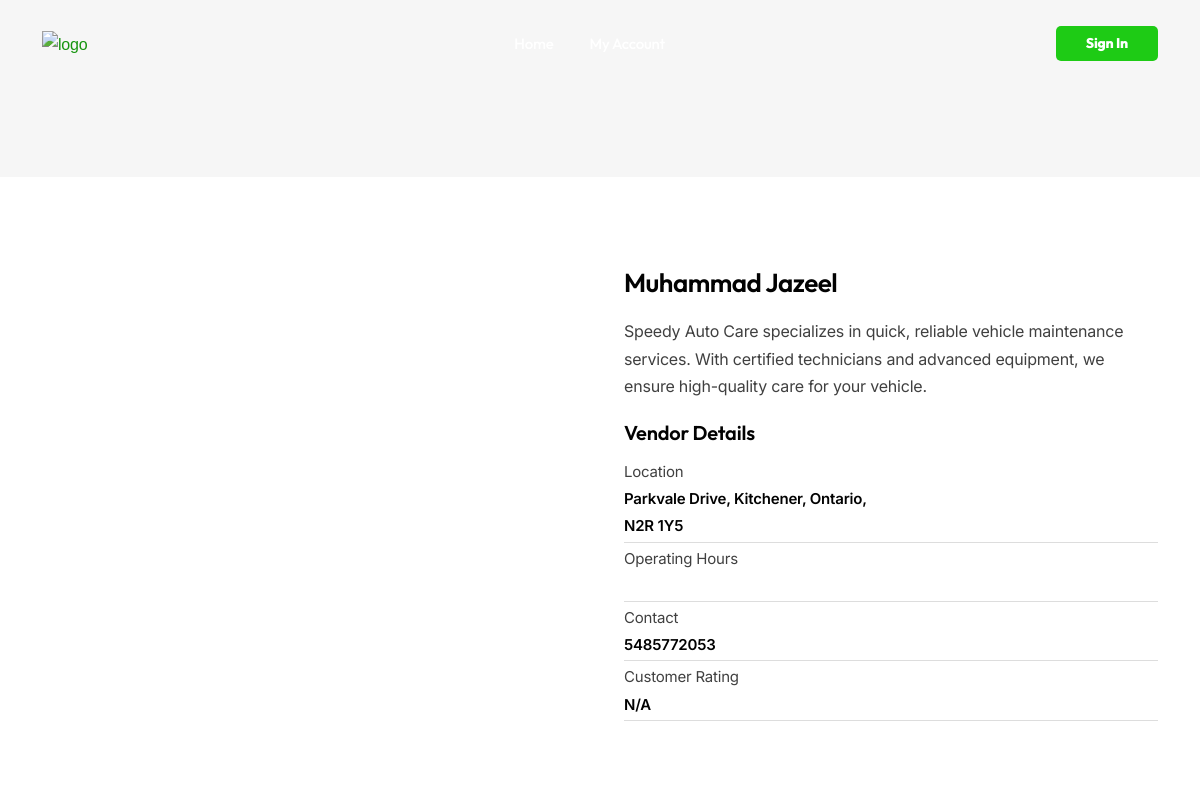
The app's page /vendor/2/ (upper part), older data.
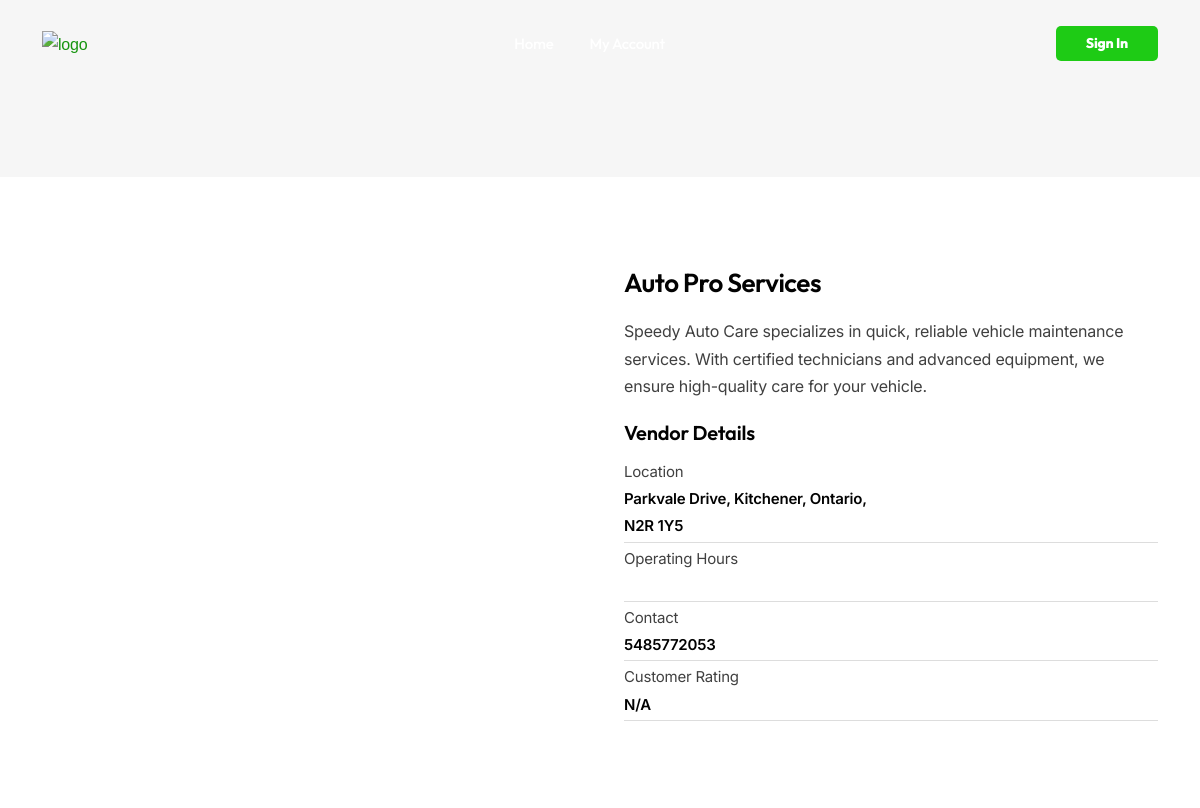
The same page, newer data.
### user/models.py (models this page shows, shortened)
class Vendor(models.Model):
    user = models.OneToOneField(Account, on_delete=models.CASCADE)
    business_name = models.CharField(max_length=255)
    business_license = models.CharField(max_length=255, null=True, blank=True)  # Business license
    business_email = models.EmailField(max_length=255, null=True, blank=True)  # Business email
    business_contact = models.CharField(max_length=15, null=True, blank=True)  # Business contact
    address = models.TextField(null=True, blank=True)  # Full address
    latitude = models.DecimalField(max_digits=9, decimal_places=6, null=True, blank=True)
    longitude = models.DecimalField(max_digits=9, decimal_places=6, null=True, blank=True)
    description = models.TextField(null=True, blank=True)  # Business description
    verification_status = models.CharField(
        max_length=20,
        choices=[
            ('pending', 'Pending'),
            ('approved', 'Approved'),
            ('rejected', 'Rejected')
        ],
        default='pending'
    )
    created_at = models.DateTimeField(auto_now_add=True)
    updated_at = models.DateTimeField(auto_now=True)

### customer/views.py (the view)
# urls.py: path('vendor/<int:vendor_id>/', vendor_details, name='vendor_details'),
def vendor_details(request, vendor_id):
    vendor = get_object_or_404(Vendor, id=vendor_id, verification_status="approved")
    services = Service.objects.filter(user=vendor.user, status="active")
    products = Product.objects.filter(vendor=vendor.user, category__status='active')
    store_images = vendor.user.store_images.all()
    context = {
        'vendor': vendor,
        'services': services,
        'products': products,
        'store_images': store_images,
    }
    return render(request, 'customer/vendor_details.html', context)

### templates/customer/vendor_details.html (shortened to what this page needs)
{% extends 'base.html' %}
{% load static %}
{% block content %}
<div id="wrapper">
    <header class="transparent scroll-light has-topbar">
        <div class="container">
            <div class="row">
                <div class="col-md-12">
                    <div class="de-flex sm-pt10">
                        <div class="de-flex-col">
                            <div class="de-flex-col">
                                <div id="logo">
                                    <a href="index.html">
                                        <img class="logo-1" src="{% static 'images/logo-AUTOASSIST-light.png' %}"
                                            alt="logo" style="height: 100px; width: 100px;">
                                    </a>
                                </div>
                            </div>
                        </div>
                        {% include 'includes/customer_navbar.html' %}
                    </div>
                </div>
            </div>
        </div>
    </header>
    <div class="no-bottom no-top zebra" id="content">
        <section id="subheader" class="jarallax text-light">
        </section>
        <section id="section-vendor-details">
            <div class="container">
                <div class="row g-5">
                    <div class="col-lg-6">
                    </div>
                    <div class="col-lg-6">
                        <h3>{{ vendor.business_name }}</h3>
                        <p>{{ vendor.description }}</p>
                        <h4>Vendor Details</h4>
                        <div class="de-spec">
                            <div class="d-row">
                                <span class="d-title">Location</span>
                                <span class="d-value">{{ vendor.address }}</span>
                            </div>
                            <div class="d-row">
                                <span class="d-title">Operating Hours</span>
                            </div>
                            <div class="d-row">
                                <span class="d-title">Contact</span>
                                <span class="d-value">{{ vendor.business_contact }}</span>
                            </div>
                            <div class="d-row">
                                <span class="d-title">Customer Rating</span>
                                <span class="d-value">{{ vendor.rating|default:"N/A" }}</span>
                            </div>
                        </div>
                    </div>
                </div>
            </div>
        </section>
    </div>
</div>
{% endblock %}

Row changes from the older to the newer data that the page shows:
changed Vendor "Parkvale Drive, Kitchener, Ontario, N2R 1Y5": business_name "Muhammad Jazeel" → "Auto Pro Services"
